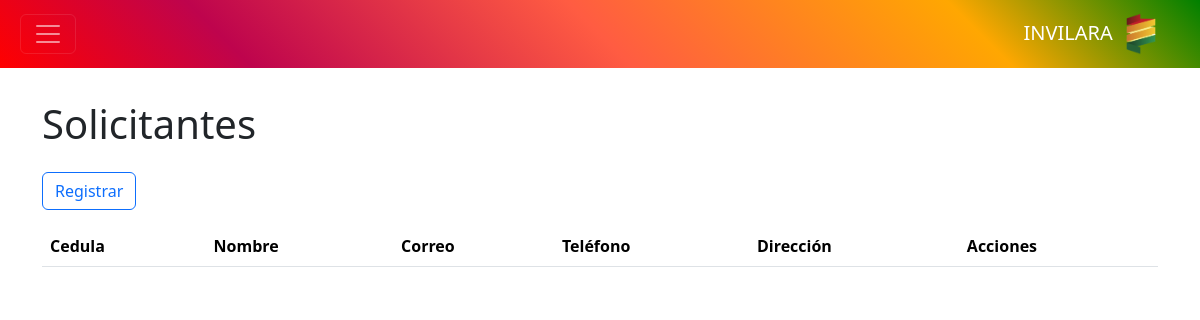
The app's page /controlador/solicitante.php, older data.
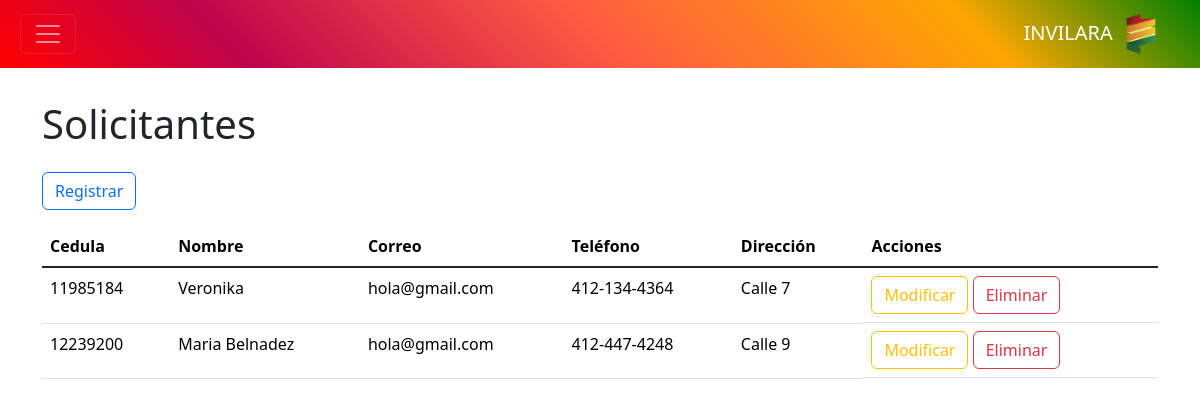
The same page, newer data.
### tables this page shows
CREATE TABLE `solicitante` (
  `cedula` int NOT NULL,
  `nombre` varchar(50) DEFAULT NULL,
  `correo` varchar(50) DEFAULT NULL,
  `telefono` varchar(20) DEFAULT NULL,
  `direccion` varchar(200) DEFAULT NULL
);

### controlador/solicitante.php (called while the page is built, shortened)
<?php
require_once "modelo/solicitante.php";
$modelo = new Solicitante();
$datos = $modelo->consultar();
require_once "vista/solicitante.php";
?>

### modelo/base_datos.php (called while the page is built)
<?php
class BaseDatos
{
    private $host = "localhost";
    private $dbname = "invilara";
    private $usuario = "root";
    private $contrasena = "";
    public function conexion()
    {
        $dsn = "mysql" . ":" . "host=" . $this->host . ";" . "dbname=" . $this->dbname . ";";
        $pdo = new PDO($dsn, $this->usuario, $this->contrasena);
        $pdo->setAttribute(PDO::ATTR_ERRMODE, PDO::ERRMODE_EXCEPTION);
        return $pdo;
    }
}
?>

### modelo/solicitante.php (called while the page is built, shortened)
<?php
require_once "modelo/base_datos.php";
class Solicitante extends BaseDatos
{
	private $tabla = "solicitante";
	public function consultar()
	{
		$result = $this->conexion()->query("SELECT * FROM {$this->tabla}");
		return $result;
	}
}
?>

### vista/solicitante.php (the view, shortened to what this page needs)
<?php require_once "vista/componentes/encabezado.php"; ?>
<?php require_once "vista/componentes/barra.php"; ?>
<main class="container" id="crud">
	<h1>Solicitantes</h1>
	<button class="btn btn-outline-primary my-3" value="insertar">Registrar</button>
	<div class="table-responsive">
		<table class="table table-hover">
			<thead>
				<tr>
					<th>Cedula</th>
					<th>Nombre</th>
					<th>Correo</th>
					<th>Teléfono</th>
					<th>Dirección</th>
					<th>Acciones</th>
				</tr>
			</thead>
			<tbody class="table-group-divider">
				<?php foreach ($datos as $d): ?>
					<tr>
						<td><?php echo $d["cedula"] ?></td>
						<td><?php echo $d["nombre"] ?></td>
						<td><?php echo $d["correo"] ?></td>
						<td><?php echo $d["telefono"] ?></td>
						<td><?php echo $d["direccion"] ?></td>
						<td class="d-grid d-md-block gap-2">
							<button class="btn btn-outline-warning" value="modificar">Modificar</button>
							<button class="btn btn-outline-danger" value="eliminar" data-bs-toggle="modal"
								data-bs-target="#modal-eliminacion">Eliminar</button>
						</td>
					</tr>
				<?php endforeach ?>
			</tbody>
		</table>
	</div>
</main>

### vista/componentes/encabezado.php (shortened to what this page needs)
<!DOCTYPE html>
<html lang="es" data-bs-theme="light">
<head>
    <link rel="stylesheet" href="librerias/bootstrap/bootstrap.min.css">
    <link rel="stylesheet" href="recursos/css/styles.css">
</head>
<body>

### vista/componentes/barra.php (shortened to what this page needs)
<nav data-bs-theme="dark" class="navbar fixed-top inv-gradient">
    <div class="container-fluid mx-2">
        <?php if (isset($barra_simple)): ?>
            <div></div>
        <?php else: ?>
            <button class="navbar-toggler" data-bs-toggle="offcanvas" data-bs-target="#barra-lateral">
                <span class="navbar-toggler-icon"></span>
            </button>
        <?php endif ?>
        <div class="navbar-brand">
            INVILARA
            <img src="recursos/img/invilara-logo.png" alt="Logo" class="mx-2" width="30px">
        </div>
    </div>
</nav>

### recursos/css/styles.css (style rules this page uses)
.inv-gradient { background: #c15a00; background: linear-gradient(225deg, green 0%, #ffa701 20%, #ff5c42 50%, #be044d 80%, red 100%); }

Row changes from the older to the newer data that the page shows:
added solicitante: cedula "11985184", nombre "Veronika", correo "hola@gmail.com", telefono "412-134-4364", direccion "Calle 7"
added solicitante: cedula "12239200", nombre "Maria Belnadez", correo "hola@gmail.com", telefono "412-447-4248", direccion "Calle 9"
